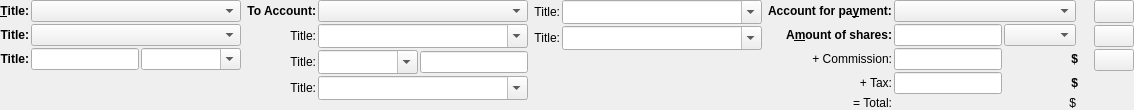
    <widget class="QWidget" name="horizontalWidget_3" native="true">
     <property name="sizePolicy">
      <sizepolicy hsizetype="Preferred" vsizetype="Maximum">
       <horstretch>0</horstretch>
       <verstretch>0</verstretch>
      </sizepolicy>
     </property>
     <layout class="QGridLayout" name="gridLayout_6">
      <property name="leftMargin">
       <number>0</number>
      </property>
      <property name="topMargin">
       <number>0</number>
      </property>
      <property name="rightMargin">
       <number>0</number>
      </property>
      <property name="bottomMargin">
       <number>0</number>
      </property>
      <item row="0" column="0">
       <widget class="QWidget" name="SKGBasicSection" native="true">
        <property name="sizePolicy">
         <sizepolicy hsizetype="Maximum" vsizetype="Preferred">
          <horstretch>0</horstretch>
          <verstretch>0</verstretch>
         </sizepolicy>
        </property>
        <layout class="QGridLayout" name="gridLayout_5">
         <property name="leftMargin">
          <number>0</number>
         </property>
         <property name="topMargin">
          <number>0</number>
         </property>
         <property name="rightMargin">
          <number>0</number>
         </property>
         <property name="bottomMargin">
          <number>0</number>
         </property>
         <property name="spacing">
          <number>2</number>
         </property>
         <item row="0" column="0">
          <widget class="QLabel" name="kAccountLabel2">
           <property name="font">
            <font>
             <weight>75</weight>
             <bold>true</bold>
            </font>
           </property>
           <property name="text">
            <string notr="true">&amp;Title:</string>
           </property>
           <property name="alignment">
            <set>Qt::AlignRight|Qt::AlignTrailing|Qt::AlignVCenter</set>
           </property>
           <property name="buddy">
            <cstring>kAccountEdit</cstring>
           </property>
          </widget>
         </item>
         <item row="0" column="1">
          <widget class="SKGComboBox" name="kAccountEdit">
           <property name="toolTip">
            <string>Account of the transaction</string>
           </property>
           <property name="statusTip">
            <string>Account of the transaction</string>
           </property>
           <property name="sizeAdjustPolicy">
            <enum>QComboBox::AdjustToContents</enum>
           </property>
          </widget>
         </item>
         <item row="1" column="0">
          <widget class="QLabel" name="kDateLabel">
           <property name="sizePolicy">
            <sizepolicy hsizetype="Minimum" vsizetype="Preferred">
             <horstretch>0</horstretch>
             <verstretch>0</verstretch>
            </sizepolicy>
           </property>
           <property name="font">
            <font>
             <weight>75</weight>
             <bold>true</bold>
            </font>
           </property>
           <property name="text">
            <string notr="true">Title:</string>
           </property>
           <property name="alignment">
            <set>Qt::AlignRight|Qt::AlignTrailing|Qt::AlignVCenter</set>
           </property>
           <property name="buddy">
            <cstring>kDateEdit</cstring>
           </property>
          </widget>
         </item>
         <item row="1" column="1">
          <widget class="SKGDateEdit" name="kDateEdit">
           <property name="sizePolicy">
            <sizepolicy hsizetype="MinimumExpanding" vsizetype="Fixed">
             <horstretch>0</horstretch>
             <verstretch>0</verstretch>
            </sizepolicy>
           </property>
           <property name="minimumSize">
            <size>
             <width>120</width>
             <height>0</height>
            </size>
           </property>
           <property name="statusTip">
            <string>Date of the transaction</string>
           </property>
           <property name="mode">
            <enum>SKGDateEdit::PREVIOUS</enum>
           </property>
          </widget>
         </item>
         <item row="2" column="0">
          <widget class="QLabel" name="kAmountLabel">
           <property name="sizePolicy">
            <sizepolicy hsizetype="Minimum" vsizetype="Preferred">
             <horstretch>0</horstretch>
             <verstretch>0</verstretch>
            </sizepolicy>
           </property>
           <property name="font">
            <font>
             <weight>75</weight>
             <bold>true</bold>
            </font>
           </property>
           <property name="text">
            <string notr="true">Title:</string>
           </property>
           <property name="alignment">
            <set>Qt::AlignRight|Qt::AlignTrailing|Qt::AlignVCenter</set>
           </property>
           <property name="buddy">
            <cstring>kAmountEdit</cstring>
           </property>
          </widget>
         </item>
         <item row="3" column="0">
          <spacer name="verticalSpacer">
           <property name="orientation">
            <enum>Qt::Vertical</enum>
           </property>
           <property name="sizeHint" stdset="0">
            <size>
             <width>20</width>
             <height>0</height>
            </size>
           </property>
          </spacer>
         </item>
         <item row="2" column="1">
          <layout class="QHBoxLayout" name="horizontalLayout_11">
           <property name="spacing">
            <number>2</number>
           </property>
           <item>
            <widget class="SKGCalculatorEdit" name="kAmountEdit">
             <property name="toolTip">
              <string>&lt;!DOCTYPE HTML PUBLIC &quot;-//W3C//DTD HTML 4.0//EN&quot; &quot;https://www.w3.org/TR/REC-html40/strict.dtd&quot;&gt;
&lt;html&gt;&lt;head&gt;&lt;meta name=&quot;qrichtext&quot; content=&quot;1&quot; /&gt;&lt;style type=&quot;text/css&quot;&gt;
p, li { white-space: pre-wrap; }
&lt;/style&gt;&lt;/head&gt;&lt;body style=&quot; font-family:'Bitstream Vera Sans'; font-size:9pt; font-weight:400; font-style:normal;&quot;&gt;
&lt;p style=&quot; margin-top:0px; margin-bottom:0px; margin-left:0px; margin-right:0px; -qt-block-indent:0; text-indent:0px;&quot;&gt;Amount of the transaction.&lt;/p&gt;
&lt;p style=&quot; margin-top:0px; margin-bottom:0px; margin-left:0px; margin-right:0px; -qt-block-indent:0; text-indent:0px;&quot;&gt;You can enter expressions here, such as &lt;span style=&quot; font-style:italic;&quot;&gt;3+4*2&lt;/span&gt;, skrooge will compute the result (&lt;span style=&quot; font-style:italic;&quot;&gt;11&lt;/span&gt;)&lt;/p&gt;&lt;/body&gt;&lt;/html&gt;</string>
             </property>
             <property name="statusTip">
              <string>Amount of the transaction</string>
             </property>
             <property name="mode">
              <enum>SKGCalculatorEdit::EXPRESSION</enum>
             </property>
            </widget>
           </item>
           <item>
            <widget class="SKGUnitComboBox" name="kUnitEdit">
             <property name="sizePolicy">
              <sizepolicy hsizetype="Maximum" vsizetype="Fixed">
               <horstretch>0</horstretch>
               <verstretch>0</verstretch>
              </sizepolicy>
             </property>
             <property name="minimumSize">
              <size>
               <width>100</width>
               <height>0</height>
              </size>
             </property>
             <property name="maximumSize">
              <size>
               <width>100</width>
               <height>16777215</height>
              </size>
             </property>
             <property name="toolTip">
              <string>Unit of the transaction</string>
             </property>
             <property name="statusTip">
              <string>Unit of the transaction</string>
             </property>
             <property name="editable">
              <bool>true</bool>
             </property>
             <property name="sizeAdjustPolicy">
              <enum>QComboBox::AdjustToContents</enum>
             </property>
             <property name="autoCompletion">
              <bool>false</bool>
             </property>
            </widget>
           </item>
          </layout>
         </item>
        </layout>
       </widget>
      </item>
      <item row="0" column="1">
       <widget class="QWidget" name="SKGPayeeModeSection" native="true">
        <property name="sizePolicy">
         <sizepolicy hsizetype="Expanding" vsizetype="Preferred">
          <horstretch>0</horstretch>
          <verstretch>0</verstretch>
         </sizepolicy>
        </property>
        <layout class="QGridLayout" name="gridLayout_2">
         <property name="leftMargin">
          <number>0</number>
         </property>
         <property name="topMargin">
          <number>0</number>
         </property>
         <property name="rightMargin">
          <number>0</number>
         </property>
         <property name="bottomMargin">
          <number>0</number>
         </property>
         <property name="spacing">
          <number>2</number>
         </property>
         <item row="2" column="0">
          <widget class="QLabel" name="kPayeeLabel">
           <property name="text">
            <string notr="true">Title:</string>
           </property>
           <property name="alignment">
            <set>Qt::AlignRight|Qt::AlignTrailing|Qt::AlignVCenter</set>
           </property>
           <property name="buddy">
            <cstring>kPayeeEdit</cstring>
           </property>
          </widget>
         </item>
         <item row="2" column="1">
          <widget class="SKGComboBox" name="kPayeeEdit">
           <property name="sizePolicy">
            <sizepolicy hsizetype="Expanding" vsizetype="Fixed">
             <horstretch>0</horstretch>
             <verstretch>0</verstretch>
            </sizepolicy>
           </property>
           <property name="toolTip">
            <string>Payee of the transaction</string>
           </property>
           <property name="statusTip">
            <string>Payee of the transaction</string>
           </property>
           <property name="editable">
            <bool>true</bool>
           </property>
           <property name="sizeAdjustPolicy">
            <enum>QComboBox::AdjustToMinimumContentsLengthWithIcon</enum>
           </property>
          </widget>
         </item>
         <item row="4" column="0">
          <widget class="QLabel" name="kTypeLabel">
           <property name="text">
            <string notr="true">Title:</string>
           </property>
           <property name="alignment">
            <set>Qt::AlignRight|Qt::AlignTrailing|Qt::AlignVCenter</set>
           </property>
           <property name="buddy">
            <cstring>kTypeEdit</cstring>
           </property>
          </widget>
         </item>
         <item row="4" column="1">
          <layout class="QHBoxLayout" name="horizontalLayout_13">
           <property name="spacing">
            <number>2</number>
           </property>
           <item>
            <widget class="SKGComboBox" name="kTypeEdit">
             <property name="minimumSize">
              <size>
               <width>100</width>
               <height>0</height>
              </size>
             </property>
             <property name="toolTip">
              <string>Transaction mode (how you made the operation). 
Examples: Credit Card, Check, Transfer…
</string>
             </property>
             <property name="statusTip">
              <string>Transaction mode</string>
             </property>
             <property name="editable">
              <bool>true</bool>
             </property>
             <property name="sizeAdjustPolicy">
              <enum>QComboBox::AdjustToMinimumContentsLengthWithIcon</enum>
             </property>
             <property name="autoCompletion">
              <bool>false</bool>
             </property>
            </widget>
           </item>
           <item>
            <widget class="QLineEdit" name="kNumberEdit">
             <property name="sizePolicy">
              <sizepolicy hsizetype="Preferred" vsizetype="Fixed">
               <horstretch>0</horstretch>
               <verstretch>0</verstretch>
              </sizepolicy>
             </property>
             <property name="acceptDrops">
              <bool>false</bool>
             </property>
             <property name="toolTip">
              <string>Number of the transaction, for example the Check number, or a Transfer reference.</string>
             </property>
             <property name="statusTip">
              <string>Number of the transaction</string>
             </property>
             <property name="showClearButton" stdset="0">
              <bool>true</bool>
             </property>
            </widget>
           </item>
          </layout>
         </item>
         <item row="7" column="0">
          <spacer name="verticalSpacer_2">
           <property name="orientation">
            <enum>Qt::Vertical</enum>
           </property>
           <property name="sizeHint" stdset="0">
            <size>
             <width>20</width>
             <height>0</height>
            </size>
           </property>
          </spacer>
         </item>
         <item row="0" column="1">
          <widget class="SKGComboBox" name="kTargetAccountEdit">
           <property name="sizePolicy">
            <sizepolicy hsizetype="Expanding" vsizetype="Fixed">
             <horstretch>0</horstretch>
             <verstretch>0</verstretch>
            </sizepolicy>
           </property>
           <property name="toolTip">
            <string>Target account for this transfer</string>
           </property>
           <property name="statusTip">
            <string>Target account for this transfer</string>
           </property>
           <property name="sizeAdjustPolicy">
            <enum>QComboBox::AdjustToContents</enum>
           </property>
          </widget>
         </item>
         <item row="0" column="0">
          <widget class="QLabel" name="kTargetAccountLabel">
           <property name="font">
            <font>
             <weight>75</weight>
             <bold>true</bold>
            </font>
           </property>
           <property name="text">
            <string comment="as in &quot;make a money transfer from account A *to account* B&quot;">To Account:</string>
           </property>
           <property name="alignment">
            <set>Qt::AlignRight|Qt::AlignTrailing|Qt::AlignVCenter</set>
           </property>
           <property name="buddy">
            <cstring>kTargetAccountEdit</cstring>
           </property>
          </widget>
         </item>
         <item row="5" column="0">
          <widget class="QLabel" name="kCommentLabel">
           <property name="sizePolicy">
            <sizepolicy hsizetype="Minimum" vsizetype="Preferred">
             <horstretch>0</horstretch>
             <verstretch>0</verstretch>
            </sizepolicy>
           </property>
           <property name="text">
            <string notr="true">Title:</string>
           </property>
           <property name="alignment">
            <set>Qt::AlignRight|Qt::AlignTrailing|Qt::AlignVCenter</set>
           </property>
           <property name="buddy">
            <cstring>kCommentEdit</cstring>
           </property>
          </widget>
         </item>
         <item row="5" column="1">
          <widget class="SKGComboBox" name="kCommentEdit">
           <property name="sizePolicy">
            <sizepolicy hsizetype="Expanding" vsizetype="Fixed">
             <horstretch>0</horstretch>
             <verstretch>0</verstretch>
            </sizepolicy>
           </property>
           <property name="toolTip">
            <string>Comment of the transaction</string>
           </property>
           <property name="statusTip">
            <string>Comment of the transaction</string>
           </property>
           <property name="editable">
            <bool>true</bool>
           </property>
           <property name="sizeAdjustPolicy">
            <enum>QComboBox::AdjustToMinimumContentsLengthWithIcon</enum>
           </property>
           <property name="showClearButton" stdset="0">
            <bool>false</bool>
           </property>
          </widget>
         </item>
        </layout>
       </widget>
      </item>
      <item row="0" column="2">
       <widget class="QWidget" name="SKGSingleOpSection" native="true">
        <property name="sizePolicy">
         <sizepolicy hsizetype="Expanding" vsizetype="Preferred">
          <horstretch>0</horstretch>
          <verstretch>0</verstretch>
         </sizepolicy>
        </property>
        <layout class="QGridLayout" name="gridLayout_3">
         <property name="leftMargin">
          <number>0</number>
         </property>
         <property name="topMargin">
          <number>0</number>
         </property>
         <property name="rightMargin">
          <number>0</number>
         </property>
         <property name="bottomMargin">
          <number>0</number>
         </property>
         <property name="spacing">
          <number>2</number>
         </property>
         <item row="0" column="0">
          <widget class="QLabel" name="kCategoryLabel">
           <property name="sizePolicy">
            <sizepolicy hsizetype="Minimum" vsizetype="Preferred">
             <horstretch>0</horstretch>
             <verstretch>0</verstretch>
            </sizepolicy>
           </property>
           <property name="text">
            <string notr="true">Title:</string>
           </property>
           <property name="alignment">
            <set>Qt::AlignRight|Qt::AlignTrailing|Qt::AlignVCenter</set>
           </property>
           <property name="buddy">
            <cstring>kCategoryEdit</cstring>
           </property>
          </widget>
         </item>
         <item row="0" column="1">
          <widget class="SKGComboBox" name="kCategoryEdit">
           <property name="sizePolicy">
            <sizepolicy hsizetype="Expanding" vsizetype="Fixed">
             <horstretch>0</horstretch>
             <verstretch>0</verstretch>
            </sizepolicy>
           </property>
           <property name="minimumSize">
            <size>
             <width>200</width>
             <height>0</height>
            </size>
           </property>
           <property name="toolTip">
            <string>Category of the transaction.
Use  &quot; &gt; &quot; as a separator between a category and a subcategory.</string>
           </property>
           <property name="statusTip">
            <string>Category of the transaction</string>
           </property>
           <property name="editable">
            <bool>true</bool>
           </property>
           <property name="sizeAdjustPolicy">
            <enum>QComboBox::AdjustToMinimumContentsLengthWithIcon</enum>
           </property>
          </widget>
         </item>
         <item row="2" column="0">
          <widget class="QLabel" name="kTrackerLabel">
           <property name="text">
            <string notr="true">Title:</string>
           </property>
           <property name="alignment">
            <set>Qt::AlignRight|Qt::AlignTrailing|Qt::AlignVCenter</set>
           </property>
           <property name="buddy">
            <cstring>kTrackerEdit</cstring>
           </property>
          </widget>
         </item>
         <item row="2" column="1">
          <widget class="SKGComboBox" name="kTrackerEdit">
           <property name="sizePolicy">
            <sizepolicy hsizetype="Expanding" vsizetype="Fixed">
             <horstretch>0</horstretch>
             <verstretch>0</verstretch>
            </sizepolicy>
           </property>
           <property name="toolTip">
            <string>Tracker associated to this transaction</string>
           </property>
           <property name="statusTip">
            <string>Tracker associated to this transaction</string>
           </property>
           <property name="whatsThis">
            <string>&lt;!DOCTYPE HTML PUBLIC &quot;-//W3C//DTD HTML 4.0//EN&quot; &quot;https://www.w3.org/TR/REC-html40/strict.dtd&quot;&gt;
&lt;html&gt;&lt;head&gt;&lt;meta name=&quot;qrichtext&quot; content=&quot;1&quot; /&gt;&lt;style type=&quot;text/css&quot;&gt;
p, li { white-space: pre-wrap; }
&lt;/style&gt;&lt;/head&gt;&lt;body style=&quot; font-family:'Bitstream Vera Sans'; font-size:9pt; font-weight:400; font-style:normal;&quot;&gt;
&lt;p style=&quot; margin-top:0px; margin-bottom:0px; margin-left:0px; margin-right:0px; -qt-block-indent:0; text-indent:0px;&quot;&gt;A &lt;span style=&quot; font-style:italic;&quot;&gt;Tracker&lt;/span&gt; is a way to group some transactions together. For example, you may use it to follow refunds.&lt;/p&gt;
&lt;p style=&quot;-qt-paragraph-type:empty; margin-top:0px; margin-bottom:0px; margin-left:0px; margin-right:0px; -qt-block-indent:0; text-indent:0px;&quot;&gt;&lt;/p&gt;
&lt;p style=&quot; margin-top:0px; margin-bottom:0px; margin-left:0px; margin-right:0px; -qt-block-indent:0; text-indent:0px;&quot;&gt;You will find more information on this in the documentation in the chapter &quot;Trackers&quot;.&lt;/p&gt;&lt;/body&gt;&lt;/html&gt;</string>
           </property>
           <property name="editable">
            <bool>true</bool>
           </property>
           <property name="sizeAdjustPolicy">
            <enum>QComboBox::AdjustToMinimumContentsLengthWithIcon</enum>
           </property>
          </widget>
         </item>
         <item row="5" column="0">
          <spacer name="verticalSpacer_3">
           <property name="orientation">
            <enum>Qt::Vertical</enum>
           </property>
           <property name="sizeHint" stdset="0">
            <size>
             <width>20</width>
             <height>0</height>
            </size>
           </property>
          </spacer>
         </item>
        </layout>
       </widget>
      </item>
      <item row="0" column="3">
       <widget class="QWidget" name="SKGSharesSection" native="true">
        <layout class="QGridLayout" name="gridLayout_4">
         <property name="leftMargin">
          <number>0</number>
         </property>
         <property name="topMargin">
          <number>0</number>
         </property>
         <property name="rightMargin">
          <number>0</number>
         </property>
         <property name="bottomMargin">
          <number>0</number>
         </property>
         <property name="spacing">
          <number>2</number>
         </property>
         <item row="0" column="0">
          <widget class="QLabel" name="kAccountLabel3_2">
           <property name="sizePolicy">
            <sizepolicy hsizetype="Fixed" vsizetype="Preferred">
             <horstretch>0</horstretch>
             <verstretch>0</verstretch>
            </sizepolicy>
           </property>
           <property name="font">
            <font>
             <weight>75</weight>
             <bold>true</bold>
            </font>
           </property>
           <property name="text">
            <string>Account for pa&amp;yment:</string>
           </property>
           <property name="buddy">
            <cstring>kPaymentAccountEdit</cstring>
           </property>
          </widget>
         </item>
         <item row="1" column="0">
          <widget class="QLabel" name="kAmountSharesLabel">
           <property name="font">
            <font>
             <weight>75</weight>
             <bold>true</bold>
            </font>
           </property>
           <property name="text">
            <string>A&amp;mount of shares:</string>
           </property>
           <property name="alignment">
            <set>Qt::AlignRight|Qt::AlignTrailing|Qt::AlignVCenter</set>
           </property>
           <property name="buddy">
            <cstring>kAmountSharesEdit</cstring>
           </property>
          </widget>
         </item>
         <item row="1" column="1">
          <widget class="SKGCalculatorEdit" name="kAmountSharesEdit">
           <property name="toolTip">
            <string>Amount of shares</string>
           </property>
           <property name="statusTip">
            <string>Amount of shares</string>
           </property>
           <property name="mode">
            <enum>SKGCalculatorEdit::EXPRESSION</enum>
           </property>
          </widget>
         </item>
         <item row="2" column="0">
          <widget class="QLabel" name="kCommissionLabel">
           <property name="text">
            <string comment="Noun, a quantity of money taken by a financial institution to perform an operation">+ Commission:</string>
           </property>
           <property name="alignment">
            <set>Qt::AlignRight|Qt::AlignTrailing|Qt::AlignVCenter</set>
           </property>
           <property name="buddy">
            <cstring>kCommissionEdit</cstring>
           </property>
          </widget>
         </item>
         <item row="2" column="1">
          <widget class="SKGCalculatorEdit" name="kCommissionEdit">
           <property name="toolTip">
            <string>Amount of the commission</string>
           </property>
           <property name="statusTip">
            <string>Amount of the commission</string>
           </property>
           <property name="mode">
            <enum>SKGCalculatorEdit::EXPRESSION</enum>
           </property>
          </widget>
         </item>
         <item row="3" column="0">
          <widget class="QLabel" name="kTaxLabel">
           <property name="text">
            <string comment="Noun, Taxes applied on a financial operation">+ Tax:</string>
           </property>
           <property name="alignment">
            <set>Qt::AlignRight|Qt::AlignTrailing|Qt::AlignVCenter</set>
           </property>
           <property name="buddy">
            <cstring>kTaxEdit</cstring>
           </property>
          </widget>
         </item>
         <item row="3" column="1">
          <widget class="SKGCalculatorEdit" name="kTaxEdit">
           <property name="toolTip">
            <string>Amount of the Tax</string>
           </property>
           <property name="statusTip">
            <string>Amount of the Tax</string>
           </property>
           <property name="mode">
            <enum>SKGCalculatorEdit::EXPRESSION</enum>
           </property>
          </widget>
         </item>
         <item row="4" column="0">
          <widget class="QLabel" name="kTotalLabel">
           <property name="text">
            <string comment="Noun, the numerical total of a sum of values"> = Total:</string>
           </property>
           <property name="alignment">
            <set>Qt::AlignRight|Qt::AlignTrailing|Qt::AlignVCenter</set>
           </property>
          </widget>
         </item>
         <item row="5" column="0">
          <spacer name="verticalSpacer_4">
           <property name="orientation">
            <enum>Qt::Vertical</enum>
           </property>
           <property name="sizeHint" stdset="0">
            <size>
             <width>20</width>
             <height>0</height>
            </size>
           </property>
          </spacer>
         </item>
         <item row="2" column="2" colspan="2">
          <widget class="QLabel" name="kUnitCommission">
           <property name="sizePolicy">
            <sizepolicy hsizetype="Minimum" vsizetype="Preferred">
             <horstretch>0</horstretch>
             <verstretch>0</verstretch>
            </sizepolicy>
           </property>
           <property name="font">
            <font>
             <weight>75</weight>
             <bold>true</bold>
            </font>
           </property>
           <property name="text">
            <string>$</string>
           </property>
           <property name="alignment">
            <set>Qt::AlignRight|Qt::AlignTrailing|Qt::AlignVCenter</set>
           </property>
          </widget>
         </item>
         <item row="3" column="2" colspan="2">
          <widget class="QLabel" name="kUnitTax">
           <property name="sizePolicy">
            <sizepolicy hsizetype="Minimum" vsizetype="Preferred">
             <horstretch>0</horstretch>
             <verstretch>0</verstretch>
            </sizepolicy>
           </property>
           <property name="font">
            <font>
             <weight>75</weight>
             <bold>true</bold>
            </font>
           </property>
           <property name="text">
            <string>$</string>
           </property>
           <property name="alignment">
            <set>Qt::AlignRight|Qt::AlignTrailing|Qt::AlignVCenter</set>
           </property>
          </widget>
         </item>
         <item row="1" column="2">
          <widget class="SKGUnitComboBox" name="kUnitShare"/>
         </item>
         <item row="0" column="1" colspan="2">
          <widget class="SKGComboBox" name="kPaymentAccountEdit">
           <property name="toolTip">
            <string>Payment account for bought share</string>
           </property>
           <property name="statusTip">
            <string>Payment account for bought share</string>
           </property>
           <property name="sizeAdjustPolicy">
            <enum>QComboBox::AdjustToContents</enum>
           </property>
           <property name="frame">
            <bool>true</bool>
           </property>
           <property name="autoCompletion">
            <bool>false</bool>
           </property>
          </widget>
         </item>
         <item row="4" column="1" colspan="2">
          <widget class="QLabel" name="KTotal">
           <property name="text">
            <string>$</string>
           </property>
           <property name="alignment">
            <set>Qt::AlignRight|Qt::AlignTrailing|Qt::AlignVCenter</set>
           </property>
          </widget>
         </item>
        </layout>
       </widget>
      </item>
      <item row="0" column="4">
       <widget class="QWidget" name="SKGSmallButtons" native="true">
        <layout class="QGridLayout" name="gridLayout">
         <property name="leftMargin">
          <number>10</number>
         </property>
         <property name="topMargin">
          <number>0</number>
         </property>
         <property name="rightMargin">
          <number>0</number>
         </property>
         <property name="bottomMargin">
          <number>0</number>
         </property>
         <property name="spacing">
          <number>2</number>
         </property>
         <item row="0" column="0">
          <widget class="QToolButton" name="kFreezeBtn">
           <property name="maximumSize">
            <size>
             <width>48</width>
             <height>48</height>
            </size>
           </property>
           <property name="focusPolicy">
            <enum>Qt::NoFocus</enum>
           </property>
           <property name="toolTip">
            <string>Freeze / unfreeze fields</string>
           </property>
           <property name="statusTip">
            <string>Freeze / unfreeze fields</string>
           </property>
           <property name="text">
            <string notr="true"/>
           </property>
           <property name="checkable">
            <bool>true</bool>
           </property>
           <property name="checked">
            <bool>false</bool>
           </property>
          </widget>
         </item>
         <item row="2" column="0">
          <widget class="QPushButton" name="kCleanBtn">
           <property name="maximumSize">
            <size>
             <width>48</width>
             <height>48</height>
            </size>
           </property>
           <property name="focusPolicy">
            <enum>Qt::NoFocus</enum>
           </property>
           <property name="toolTip">
            <string>Clean editor</string>
           </property>
           <property name="statusTip">
            <string>Clean editor</string>
           </property>
           <property name="text">
            <string notr="true"/>
           </property>
          </widget>
         </item>
         <item row="4" column="0">
          <spacer name="verticalSpacer_5">
           <property name="orientation">
            <enum>Qt::Vertical</enum>
           </property>
           <property name="sizeHint" stdset="0">
            <size>
             <width>20</width>
             <height>0</height>
            </size>
           </property>
          </spacer>
         </item>
         <item row="1" column="0">
          <widget class="QPushButton" name="kFastEditBtn">
           <property name="maximumSize">
            <size>
             <width>48</width>
             <height>48</height>
            </size>
           </property>
           <property name="focusPolicy">
            <enum>Qt::NoFocus</enum>
           </property>
           <property name="toolTip">
            <string>Fast edition</string>
           </property>
           <property name="statusTip">
            <string>Fast edition</string>
           </property>
           <property name="text">
            <string notr="true"/>
           </property>
          </widget>
         </item>
        </layout>
       </widget>
      </item>
     </layout>
    </widget>
